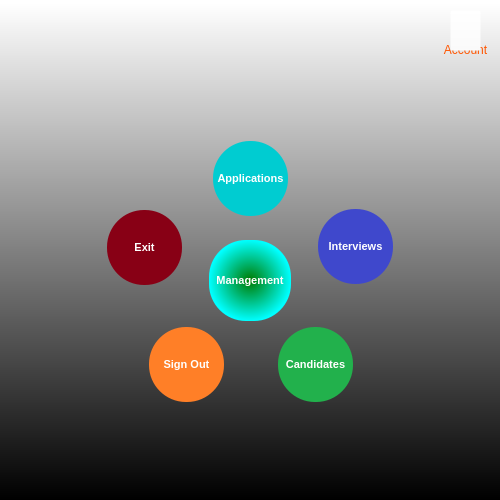
<?xml version="1.0" encoding="UTF-8"?>
<ui version="4.0">
 <class>FormUserMenu</class>
 <widget class="QWidget" name="FormUserMenu">
  <property name="geometry">
   <rect>
    <x>0</x>
    <y>0</y>
    <width>500</width>
    <height>500</height>
   </rect>
  </property>
  <property name="minimumSize">
   <size>
    <width>500</width>
    <height>500</height>
   </size>
  </property>
  <property name="maximumSize">
   <size>
    <width>500</width>
    <height>500</height>
   </size>
  </property>
  <property name="windowTitle">
   <string>MENU</string>
  </property>
  <property name="windowIcon">
   <iconset>
    <normaloff>pictures/logo_organization1.ico</normaloff>pictures/logo_organization1.ico</iconset>
  </property>
  <property name="styleSheet">
   <string notr="true">background-color: qlineargradient(spread:pad, x1:0.499773, y1:1, x2:0.5, y2:0.00568182, stop:0 rgba(0, 0, 0, 255), stop:1 rgba(255, 255, 255, 255));</string>
  </property>
  <widget class="QLabel" name="labelLogo2">
   <property name="geometry">
    <rect>
     <x>160</x>
     <y>30</y>
     <width>261</width>
     <height>61</height>
    </rect>
   </property>
   <property name="font">
    <font>
     <family>Arial</family>
     <pointsize>8</pointsize>
     <bold>true</bold>
    </font>
   </property>
   <property name="styleSheet">
    <string notr="true">QLabel {
	background-color: rgba(0, 0, 0,0%);
}</string>
   </property>
   <property name="text">
    <string/>
   </property>
   <property name="pixmap">
    <pixmap>pictures/logo_organization2.png</pixmap>
   </property>
   <property name="scaledContents">
    <bool>true</bool>
   </property>
  </widget>
  <widget class="QLabel" name="labelPicMenu">
   <property name="geometry">
    <rect>
     <x>80</x>
     <y>116</y>
     <width>341</width>
     <height>311</height>
    </rect>
   </property>
   <property name="font">
    <font>
     <family>Arial</family>
     <pointsize>8</pointsize>
     <bold>true</bold>
    </font>
   </property>
   <property name="styleSheet">
    <string notr="true">QLabel {
	background-color: rgba(0, 0, 0,0%);
}</string>
   </property>
   <property name="text">
    <string/>
   </property>
   <property name="pixmap">
    <pixmap>pictures/pic_user_loop.png</pixmap>
   </property>
   <property name="scaledContents">
    <bool>true</bool>
   </property>
  </widget>
  <widget class="QPushButton" name="pushButtonApplications">
   <property name="geometry">
    <rect>
     <x>213</x>
     <y>141</y>
     <width>75</width>
     <height>75</height>
    </rect>
   </property>
   <property name="minimumSize">
    <size>
     <width>75</width>
     <height>75</height>
    </size>
   </property>
   <property name="maximumSize">
    <size>
     <width>75</width>
     <height>75</height>
    </size>
   </property>
   <property name="font">
    <font>
     <family>Arial</family>
     <pointsize>8</pointsize>
     <bold>true</bold>
    </font>
   </property>
   <property name="styleSheet">
    <string notr="true">QPushButton{
	border-radius : 37px;
	
	background-color: rgb(0, 204, 209);
	color: rgb(255, 255, 255);
}
QPushButton:hover{
	background-color: rgb(0, 251, 255);
}
</string>
   </property>
   <property name="text">
    <string>Applications</string>
   </property>
  </widget>
  <widget class="QPushButton" name="pushButtonInterviews">
   <property name="geometry">
    <rect>
     <x>318</x>
     <y>209</y>
     <width>75</width>
     <height>75</height>
    </rect>
   </property>
   <property name="minimumSize">
    <size>
     <width>75</width>
     <height>75</height>
    </size>
   </property>
   <property name="maximumSize">
    <size>
     <width>75</width>
     <height>75</height>
    </size>
   </property>
   <property name="font">
    <font>
     <family>Arial</family>
     <pointsize>8</pointsize>
     <bold>true</bold>
    </font>
   </property>
   <property name="styleSheet">
    <string notr="true">QPushButton{
	border-radius : 37px;
	background-color: rgb(63, 72, 204);
	color: rgb(255, 255, 255);
}
QPushButton:hover{
	
	background-color: rgb(0, 196, 255);
}
</string>
   </property>
   <property name="text">
    <string>Interviews</string>
   </property>
  </widget>
  <widget class="QPushButton" name="pushButtonCandidatesMeeting">
   <property name="geometry">
    <rect>
     <x>278</x>
     <y>327</y>
     <width>75</width>
     <height>75</height>
    </rect>
   </property>
   <property name="minimumSize">
    <size>
     <width>75</width>
     <height>75</height>
    </size>
   </property>
   <property name="maximumSize">
    <size>
     <width>75</width>
     <height>75</height>
    </size>
   </property>
   <property name="font">
    <font>
     <family>Arial</family>
     <pointsize>8</pointsize>
     <bold>true</bold>
    </font>
   </property>
   <property name="styleSheet">
    <string notr="true">QPushButton{
	border-radius : 37px;
	background-color: rgb(34, 177, 76);
	color: rgb(255, 255, 255);
}
QPushButton:hover{	
	background-color: rgb(22, 225, 22);
}
</string>
   </property>
   <property name="text">
    <string>Candidates</string>
   </property>
  </widget>
  <widget class="QPushButton" name="pushButtonSignOut">
   <property name="geometry">
    <rect>
     <x>149</x>
     <y>327</y>
     <width>75</width>
     <height>75</height>
    </rect>
   </property>
   <property name="minimumSize">
    <size>
     <width>75</width>
     <height>75</height>
    </size>
   </property>
   <property name="maximumSize">
    <size>
     <width>75</width>
     <height>75</height>
    </size>
   </property>
   <property name="font">
    <font>
     <family>Arial</family>
     <pointsize>8</pointsize>
     <bold>true</bold>
    </font>
   </property>
   <property name="styleSheet">
    <string notr="true">QPushButton{
	border-radius : 37px;
	background-color: rgb(255, 127, 39);
	color: rgb(255, 255, 255);
}
QPushButton:hover{
	
	background-color: rgb(255, 190, 39);
}
</string>
   </property>
   <property name="text">
    <string>Sign Out</string>
   </property>
  </widget>
  <widget class="QPushButton" name="pushButtonExit">
   <property name="geometry">
    <rect>
     <x>107</x>
     <y>210</y>
     <width>75</width>
     <height>75</height>
    </rect>
   </property>
   <property name="minimumSize">
    <size>
     <width>75</width>
     <height>75</height>
    </size>
   </property>
   <property name="maximumSize">
    <size>
     <width>75</width>
     <height>75</height>
    </size>
   </property>
   <property name="font">
    <font>
     <family>Arial</family>
     <pointsize>8</pointsize>
     <bold>true</bold>
    </font>
   </property>
   <property name="styleSheet">
    <string notr="true">QPushButton{
	border-radius : 37px;
	background-color: rgb(136, 0, 21);
	color: rgb(255, 255, 255);
}
QPushButton:hover{
	background-color: rgb(215, 0, 55);
}
</string>
   </property>
   <property name="text">
    <string>Exit</string>
   </property>
  </widget>
  <widget class="QLabel" name="labelUsers">
   <property name="geometry">
    <rect>
     <x>200</x>
     <y>231</y>
     <width>100</width>
     <height>100</height>
    </rect>
   </property>
   <property name="minimumSize">
    <size>
     <width>100</width>
     <height>100</height>
    </size>
   </property>
   <property name="maximumSize">
    <size>
     <width>100</width>
     <height>100</height>
    </size>
   </property>
   <property name="font">
    <font>
     <family>Arial</family>
     <pointsize>8</pointsize>
     <bold>true</bold>
    </font>
   </property>
   <property name="styleSheet">
    <string notr="true">background-color: rgba(0, 0, 0,0%);</string>
   </property>
   <property name="text">
    <string/>
   </property>
   <property name="pixmap">
    <pixmap>pictures/icon_user.png</pixmap>
   </property>
   <property name="scaledContents">
    <bool>true</bool>
   </property>
  </widget>
  <widget class="QFrame" name="frameCurrentUser">
   <property name="geometry">
    <rect>
     <x>430</x>
     <y>10</y>
     <width>71</width>
     <height>51</height>
    </rect>
   </property>
   <property name="styleSheet">
    <string notr="true">background-color: rgba(0, 0, 0, 0);</string>
   </property>
   <property name="frameShape">
    <enum>QFrame::StyledPanel</enum>
   </property>
   <property name="frameShadow">
    <enum>QFrame::Raised</enum>
   </property>
   <widget class="QLabel" name="labelCurrentUserPic">
    <property name="geometry">
     <rect>
      <x>20</x>
      <y>0</y>
      <width>31</width>
      <height>31</height>
     </rect>
    </property>
    <property name="layoutDirection">
     <enum>Qt::LeftToRight</enum>
    </property>
    <property name="pixmap">
     <pixmap>pictures/logo_organization1.ico</pixmap>
    </property>
    <property name="scaledContents">
     <bool>true</bool>
    </property>
   </widget>
   <widget class="QLabel" name="labelCurrentUser">
    <property name="geometry">
     <rect>
      <x>10</x>
      <y>30</y>
      <width>51</width>
      <height>20</height>
     </rect>
    </property>
    <property name="styleSheet">
     <string notr="true">QLabel {
	color: rgb(255, 85, 0);
}</string>
    </property>
    <property name="text">
     <string>Account</string>
    </property>
    <property name="alignment">
     <set>Qt::AlignCenter</set>
    </property>
   </widget>
   <widget class="QToolButton" name="toolButtonAccount">
    <property name="geometry">
     <rect>
      <x>20</x>
      <y>0</y>
      <width>31</width>
      <height>41</height>
     </rect>
    </property>
    <property name="styleSheet">
     <string notr="true">background-color: rgba(255, 255, 255, 0);
background-image:/src_/werhere_icon.png;</string>
    </property>
    <property name="text">
     <string/>
    </property>
    <property name="toolButtonStyle">
     <enum>Qt::ToolButtonFollowStyle</enum>
    </property>
   </widget>
  </widget>
  <widget class="QPushButton" name="pushButtonManagement">
   <property name="geometry">
    <rect>
     <x>209</x>
     <y>240</y>
     <width>82</width>
     <height>81</height>
    </rect>
   </property>
   <property name="minimumSize">
    <size>
     <width>82</width>
     <height>81</height>
    </size>
   </property>
   <property name="maximumSize">
    <size>
     <width>81</width>
     <height>81</height>
    </size>
   </property>
   <property name="font">
    <font>
     <family>Arial</family>
     <pointsize>8</pointsize>
     <bold>true</bold>
    </font>
   </property>
   <property name="styleSheet">
    <string notr="true">QPushButton{
	border-radius : 37px;
	background-color: qradialgradient(spread:pad, cx:0.5, cy:0.5, radius:0.5, fx:0.5, fy:0.5, stop:0 rgba(0, 123, 0, 255), stop:1 rgba(0, 255, 255, 255));
	color: rgb(255, 255, 255);
}
QPushButton:hover{
	
	background-color: rgb(0, 170, 28);
}
</string>
   </property>
   <property name="text">
    <string>Management</string>
   </property>
  </widget>
  <widget class="QLabel" name="labelLogo1">
   <property name="geometry">
    <rect>
     <x>80</x>
     <y>20</y>
     <width>80</width>
     <height>80</height>
    </rect>
   </property>
   <property name="styleSheet">
    <string notr="true">QLabel {
	background-color: rgba(0, 0, 0,0%);
}</string>
   </property>
   <property name="text">
    <string/>
   </property>
   <property name="pixmap">
    <pixmap>pictures/logo_organization1.ico</pixmap>
   </property>
   <property name="scaledContents">
    <bool>true</bool>
   </property>
  </widget>
  <zorder>labelPicMenu</zorder>
  <zorder>labelUsers</zorder>
  <zorder>pushButtonManagement</zorder>
  <zorder>labelLogo2</zorder>
  <zorder>pushButtonApplications</zorder>
  <zorder>pushButtonInterviews</zorder>
  <zorder>pushButtonCandidatesMeeting</zorder>
  <zorder>pushButtonSignOut</zorder>
  <zorder>pushButtonExit</zorder>
  <zorder>frameCurrentUser</zorder>
  <zorder>labelLogo1</zorder>
 </widget>
 <tabstops>
  <tabstop>pushButtonCandidatesMeeting</tabstop>
  <tabstop>pushButtonSignOut</tabstop>
  <tabstop>pushButtonExit</tabstop>
  <tabstop>pushButtonApplications</tabstop>
  <tabstop>pushButtonInterviews</tabstop>
 </tabstops>
 <resources/>
 <connections/>
</ui>
